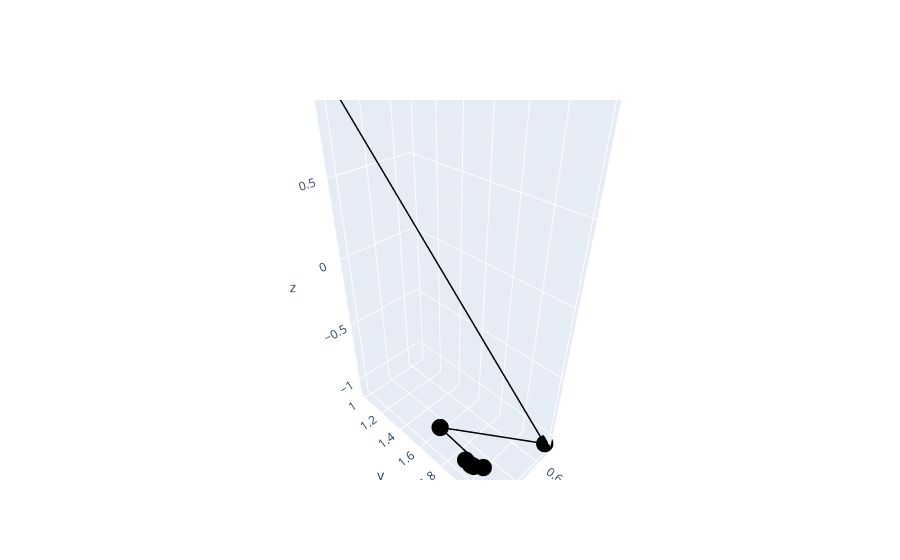

Here is the notebook cell this chart was saved with:
### Code cell
plot_iters(x)

### Figure 1 — Plotly figure (JSON) as saved in the notebook; plotly's stock layout.template omitted (floating-point values rounded to 4 significant figures)
{"data": [{"line": {"color": "black", "width": 3}, "marker": {"colorscale": [[0, "#440154"], [0.1111, "#482878"], [0.2222, "#3e4989"], [0.3333, "#31688e"], [0.4444, "#26828e"], [0.5556, "#1f9e89"], [0.6667, "#35b779"], [0.7778, "#6ece58"], [0.8889, "#b5de2b"], [1, "#fde725"]], "size": 6}, "type": "scatter3d", "x": [1, 0.5, 1.038, 0.9414, 1.012, 0.9909, 1.003, 0.9985, 1.001, 0.9997, 1.0, 1.0, 1.0, 1.0, 1.0, 1.0], "y": [1, 2.182, 1.775, 2.042, 1.962, 2.009, 1.994, 2.002, 1.999, 2.0, 2.0, 2.0, 2.0, 2.0, 2.0, 2.0], "z": [1, -1.1, -0.8193, -1.038, -0.9734, -1.008, -0.9955, -1.002, -0.9992, -1.0, -0.9999, -1.0, -1.0, -1.0, -1.0, -1.0]}], "layout": {}}
